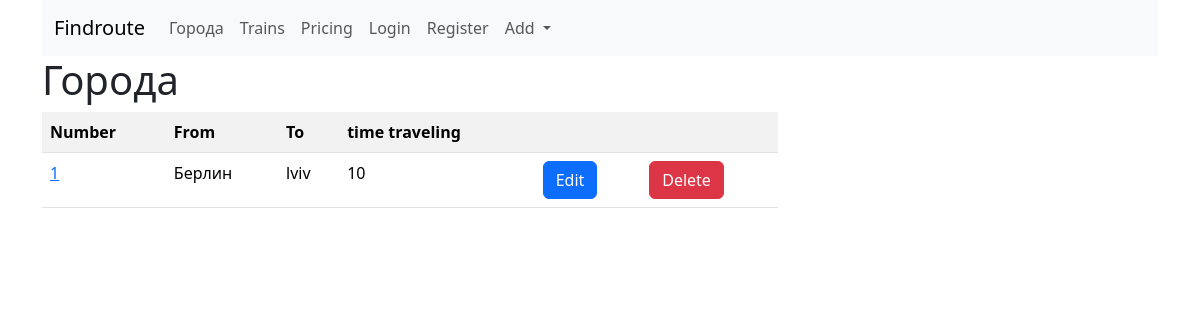
The app's page /trains/ with its own data.
### train/models.py (models this page shows, shortened)
class Train(models.Model):
    name = models.CharField(max_length=50, unique=True, verbose_name='Number of train')
    travel_time = models.PositiveSmallIntegerField(verbose_name='Time in travel')
    from_city = models.ForeignKey(City, on_delete=models.CASCADE, related_name='from_city')
    to_city = models.ForeignKey(City, on_delete=models.CASCADE, related_name='to_city')
    class Meta:
        pass

### cities/models.py (models this page shows, shortened)
class City(models.Model):
    name = models.CharField(max_length=100, unique=True, verbose_name='Назва города')
    def __str__(self):
        return self.name
    class Meta:
        verbose_name = 'Город'
        verbose_name_plural = 'Города'
        ordering = ["-pk"]

### train/views.py (the view)
# urls.py: 2. Add a URL to urlpatterns:  path('', Home.as_view(), name='home')
class Home(ListView):
    model = Train
    context_object_name = 'trains'
    template_name = 'train/index.html'

### train/templates/train/index.html (shortened to what this page needs)
{% extends 'base.html' %}
{% block content %}
<h1>Города</h1>
<div class="row">
    <div class="col-md-8">
        <table class="table table-striped">
            <tr>
                <th>Number</th>
                <th>From</th>
                <th>To</th>
                <th>time traveling</th>
                <th>&nbsp;</th>
                <th>&nbsp;</th>
            </tr>
            {% for train in trains %}
            <tr>
                <td><a href="{% url 'train:detail' train.pk %}">{{train.name}}</a></td>
                <td>{{train.from_city}}</td>
                <td>{{train.to_city}}</td>
                <td>{{train.travel_time}}</td>
                <td>
                    <a href="{% url 'train:update' train.pk %}">
                        <button type="submit" class="btn btn-primary">Edit</button>
                    </a>
                </td>
                <td>
                    <a href="{% url 'train:delete' train.pk %}">
                        <button type="submit" class="btn btn-danger">Delete</button>
                    </a>
                </td>
            </tr>
            {% endfor %}
        </table>
    </div>
</div>
{% endblock %}

### records on screen
Train: name "1", from_city "Берлин", to_city "lviv", travel_time "10"
